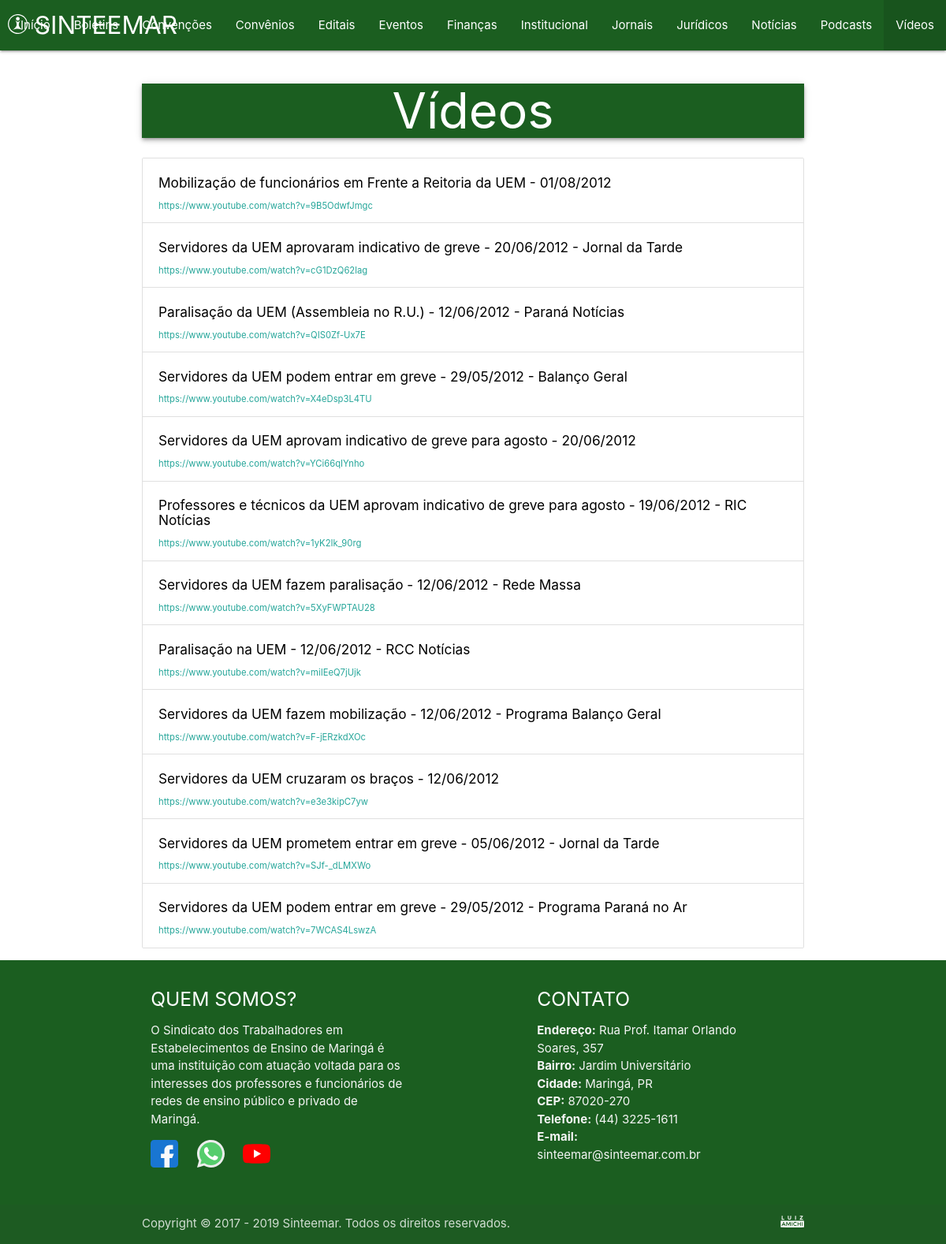
Before: /videos.php with the older database file.
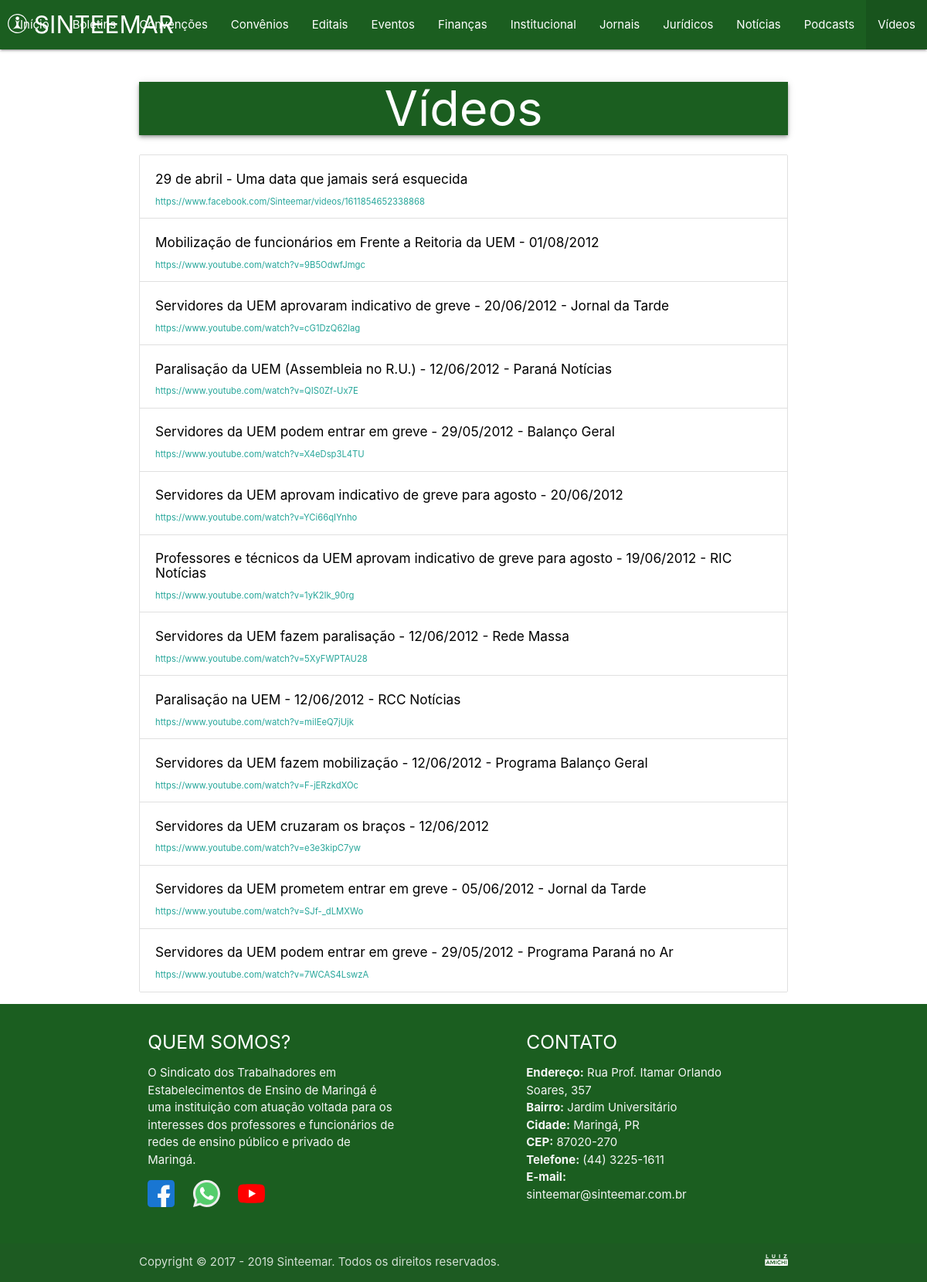
After: the same page with the newer database file.
### tables this page shows
CREATE TABLE IF NOT EXISTS `VIDEOS` (
	`ID` INT NOT NULL AUTO_INCREMENT PRIMARY KEY,
	`TITULO` VARCHAR(128) NOT NULL,
	`URL` VARCHAR(128) NOT NULL,
	`TEMPO` TIMESTAMP NOT NULL DEFAULT CURRENT_TIMESTAMP
);

### sgc/dao.php (called while the page is built, shortened)
<?php
	function mysql(int $tries=MYSQL_MAX_TRIES): ?object {
		try {
			$connection = new mysqli(MYSQL_HOST, MYSQL_USER, MYSQL_PASSWORD, MYSQL_SCHEMA);
			$connection->set_charset('utf8');
		}
		catch(Exception $e) {
			$connection = null;
			if($tries >= 1) {
				return mysql(--$tries);
			}
			else {
				mail('suporte@luizamichi.com.br', 'Sinteemar - Erro de conexão SQL', 'HOST: ' . MYSQL_HOST . PHP_EOL . 'USER: ' . MYSQL_USER . PHP_EOL . 'PASSWORD: ' . MYSQL_PASSWORD . PHP_EOL . 'SCHEMA: ' . MYSQL_SCHEMA . PHP_EOL . 'ERRO: ' . $e->getMessage());
			}
		}
		finally {
			return $connection;
		}
	}
	function sqlLength(string $table, string $condition=null): int {
		$query = 'SELECT COUNT(*) FROM ' . $table . ($condition ? ' WHERE 1 = 1 AND ' . $condition : '') . ';';
		$rows = 0;
		if($execution = sqlQuery($query)) {
			$rows = $execution->fetch_assoc()['COUNT(*)'] ?? 0;
		}
		return $rows;
	}
	function sqlRead(string $table, string $condition=null, bool $unique=false): array {
		$query = 'SELECT @ROW_NUMBER := @ROW_NUMBER + 1 AS ROWNUM, 1 FIX, ' . $table . '.* FROM ' . $table . ', (SELECT @ROW_NUMBER := 0) AS RN WHERE 1 = 1' . ($condition ? ' AND ' . $condition : '') . ';';
		$rows = [];
		if($execution = sqlQuery($query)) {
			if($execution->num_rows === 1) {
				$rows = $unique ? $execution->fetch_assoc() : [$execution->fetch_assoc()];
			}
			else {
				$rows = $unique ? $execution->fetch_all(MYSQLI_ASSOC)[0] ?? [] : $execution->fetch_all(MYSQLI_ASSOC);
			}
		}
		return $rows;
	}
	function sqlQuery(string $query): mixed {
		if($sql = mysql()) {
			try {
				$result = $sql->query($query);
			}
			catch(Exception $e) {
				mail('suporte@luizamichi.com.br', 'Sinteemar - Erro de consulta SQL', 'CONSULTA: ' . $query . PHP_EOL . 'ERRO: ' . $e->getMessage());
				$result = null;
			}
			finally {
				mysqli_close($sql);
			}
		}
		return $result ?? null;
	}

### videos.php (the view, shortened to what this page needs)
<?php
	$page = max(1, filter_input(INPUT_GET, 'p', FILTER_SANITIZE_NUMBER_INT));
	$title = 'Vídeos';
	$pages = ceil(sqlLength('VIDEOS') / 30);
	$page = min($page, $pages);
	$videos = sqlRead(table: 'VIDEOS', condition: 'ID > 0 ORDER BY ID DESC LIMIT ' . ($page - 1) * 30 . ', 30');
	require_once(__DIR__ . '/cabecalho.php');
?>
	<div class="container">
		<div class="col darken-4 green">
			<h1 class="center-align white-text z-depth-2"><?= $title ?></h1>
		</div>
<?php
	if(!empty($videos)) {
?>
		<div class="collection">
<?php
		foreach($videos as $video) {
?>
			<a class="collection-item" href="<?= $video['URL'] ?>">
				<h6 class="black-text"><?= $video['TITULO'] ?></h6>
				<small><?= $video['URL'] ?></small>
			</a>
<?php
		}
?>
		</div>
<?php
	}
	else {
?>
		<h3 class="center-align">Ainda não temos vídeos disponíveis :(</h3>
<?php
	}
?>
	</div>
<?php
	require_once(__DIR__ . '/rodape.php');

Changed rows visible on the page:
added videos: TITULO "29 de abril - Uma data que jamais será esquecida", URL "https://www.facebook.com/Sinteemar/videos/1611854652338868"
